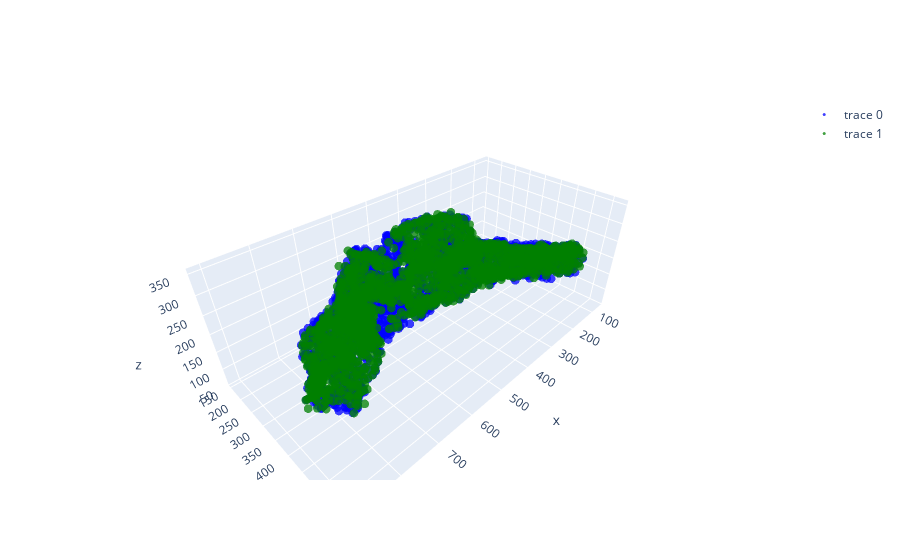

The cell this chart's notebook holds for it:
### Code cell
fig = go.Figure(data=[
    go.Scatter3d(
        x=feat_nu['x'],
        y=feat_nu['y'],
        z=feat_nu['z'],
        mode='markers',
        marker=dict(
            size=3,
            color='blue',
            # colorscale='vidris',
            opacity=0.75
        )
    ), 
    go.Scatter3d(
        x=feat_mem['x'],
        y=feat_mem['y'],
        z=feat_mem['z'],
        mode='markers',
        marker=dict(
            size=3,
            color='green',
#             colorscale='vidris',
            opacity=0.75
        )
    )],
    layout=go.Layout(
        paper_bgcolor='rgba(0,0,0,0)',
        plot_bgcolor='rgba(0,0,0,0)',
    )
)

fig.show()

### Figure 1 — Plotly figure (JSON) as saved in the notebook; plotly's stock layout.template omitted (floating-point values rounded to 4 significant figures; data arrays with more than 128 entries replaced by an {"elided": "..."} marker saying what was removed)
{"data": [{"marker": {"color": "blue", "opacity": 0.75, "size": 3}, "mode": "markers", "x": {"elided": "2578 int values"}, "y": {"elided": "2578 int values"}, "z": {"elided": "2578 int values"}, "type": "scatter3d"}, {"marker": {"color": "green", "opacity": 0.75, "size": 3}, "mode": "markers", "x": {"elided": "1656 int values"}, "y": {"elided": "1656 int values"}, "z": {"elided": "1656 int values"}, "type": "scatter3d"}], "layout": {"paper_bgcolor": "rgba(0,0,0,0)", "plot_bgcolor": "rgba(0,0,0,0)"}}
